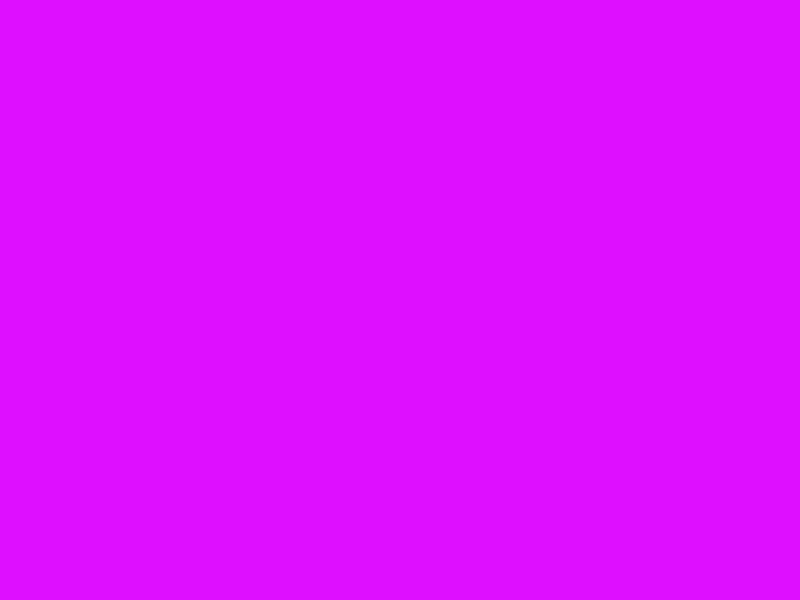
Frame 1 (no input)
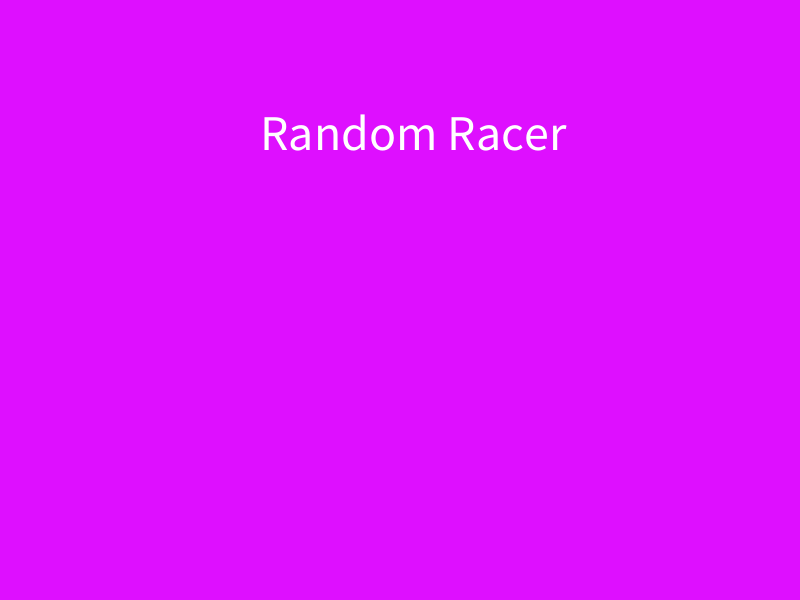
Frame 60 (the mouse pressed at the canvas centre just before this capture)
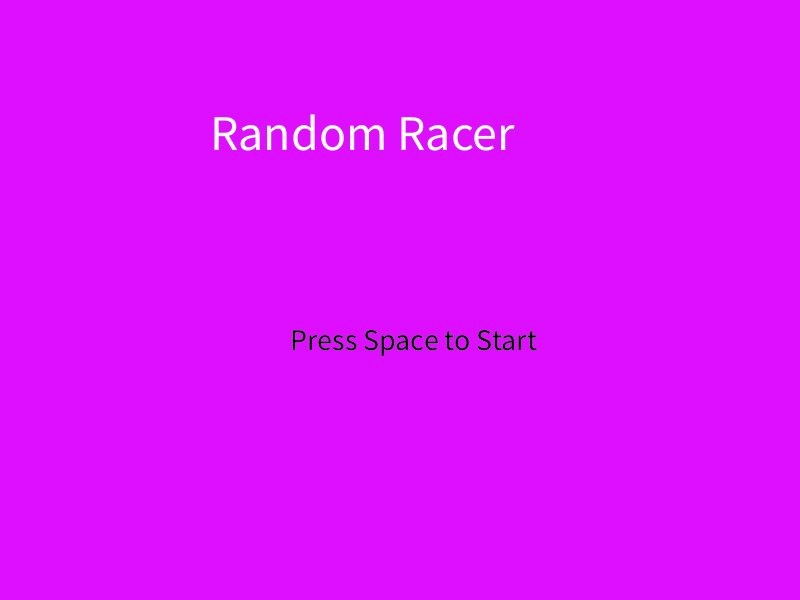
Frame 120 (the mouse held since frame 60 and released just before this capture)

The Processing sketch that drew these frames (run headless with seeded random() and noise(); from frame 60 on, the mouse is pressed at the canvas centre):

// Processing sketch: Racer
// ── Racer.pde
PVector vP1, vP2;
float distanceP1, distanceP2;
int titleX, titleY, state;

void setup()
{
  size(800, 600); 
  state = 0;
  titleX = width+50;
  titleY = height/4;
  vP1 = new PVector(25, height/4);
  vP2 = new PVector(width-25, height*0.75);
}

void draw()
{
  if (state == 0)
  {
    startScreen();
  } else
  {

    distanceP1 = dist(vP1.x, vP1.y, width, height/2);
    distanceP2 = dist(vP2.x, vP2.y, 0, height/2);

    background(0, 0, 255);
    stroke(0);
    strokeWeight(10);
    line(0, height/2, width, height/2);

    noStroke();
    fill(0, 255, 0);
    rect(0, height/2, width, height);

    println(distanceP1, distanceP2);
    drawCircles();
    scoreCount();
  }
}

void drawCircles()
{
  if (state == 1)
  {
    fill(0, 255, 0);
    ellipse(vP1.x, vP1.y, 50, 50); 

    fill(0, 0, 255);
    ellipse(vP2.x, vP2.y, 50, 50);
  }
}

void scoreCount()
{
  if (state == 1)
  {
    if (distanceP1 < distanceP2)
    {
      fill(0);
      textSize(40);
      text("Player 1 is Winning!!!", width/2-60, height/2-10);
    } else if (distanceP2 < distanceP1)
    {
      fill(0);
      textSize(40);
      text("Player 2 is Winning!!!", width/2-60, height/2-10);
    } else
    {
      fill(0);
      textSize(40);
      text("The Players are Tied!!!", width/2-100, height/2-10);
    }
  }
}

void keyPressed()
{
  if (key == ' ')
  {
    state = 1;
  }

  if (key == 'l')
  {
    vP1.x += 1;
  }

  if (key == 'a')
  {
    vP2.x -= 1;
  }
}

// ── Start_Screen.pde
boolean back;

void startScreen()
{
  if (state == 0)
  {
    background(#DE0FFF);
    fill(255);
    textSize(50);
    text("Random Racer", titleX, titleY);

    if (titleX < width/4-15)
    {
      titleX +=3;
    } else if (titleX >= width/4-15 && titleX <= width/4+16)
    {
      titleX *=1;
      back = true;
    } else
    {
      titleX -= 10;
    }

    if (back == true)
    {
      fill(255);

      textSize(30);
      text("Press Space to Start", width/2-110, height/2+50);

      fill(0);
      text("Press Space to Start", width/2-110, height/2+50);
      
    }
  }
}
